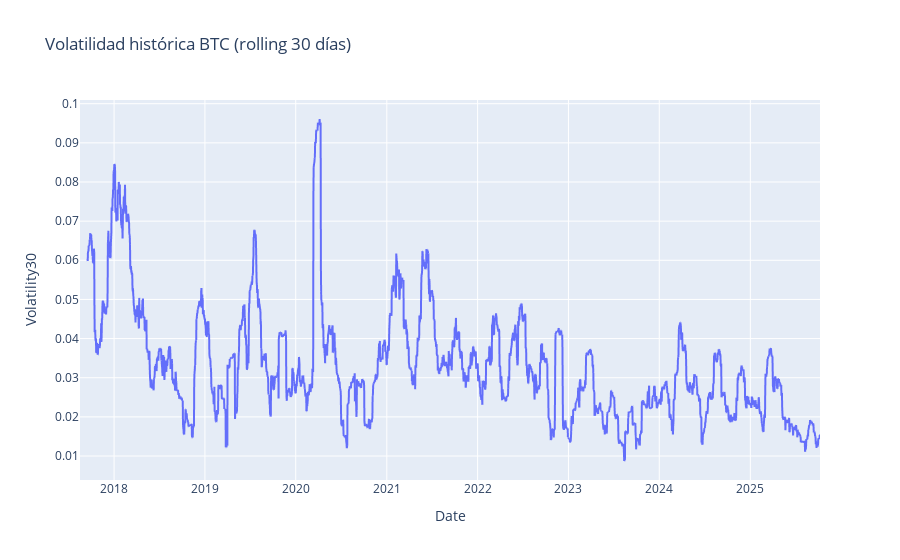

Notebook source saved alongside this figure:
### Code cell
btc["Volatility30"] = btc["Return"].rolling(window=30).std()

fig = px.line(
    btc, 
    x=btc.index, 
    y="Volatility30", 
    title="Volatilidad histórica BTC (rolling 30 días)"
)
fig.show()

### Figure 1 — Plotly figure (JSON) as saved in the notebook; plotly's stock layout.template omitted (floating-point values rounded to 4 significant figures; data arrays with more than 128 entries replaced by an {"elided": "..."} marker saying what was removed)
{"data": [{"hovertemplate": "Date=%{x}<br>Volatility30=%{y}<extra></extra>", "legendgroup": "", "line": {"color": "#636efa", "dash": "solid"}, "marker": {"symbol": "circle"}, "mode": "lines", "name": "", "showlegend": false, "type": "scattergl", "x": {"elided": "2975 str values"}, "xaxis": "x", "y": {"elided": "2975 float values"}, "yaxis": "y"}], "layout": {"legend": {"tracegroupgap": 0}, "title": {"text": "Volatilidad histórica BTC (rolling 30 días)"}, "xaxis": {"anchor": "y", "domain": [0, 1], "title": {"text": "Date"}}, "yaxis": {"anchor": "x", "domain": [0, 1], "title": {"text": "Volatility30"}}}}
